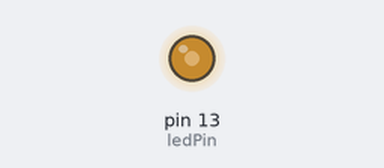
The sketch below on a simulated Arduino Uno, built with avr-gcc and run on an emulated ATmega328P. Shown: output pins drawn as LEDs (lit = HIGH).

Above: at 0.1 s.
Timing chart, 0 to 1.6 s (numbered marks = the images above):
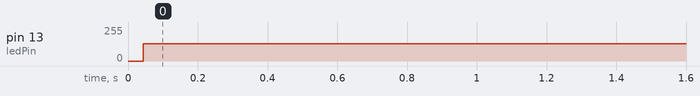

Measured:
- by itself, pin 13 (ledPin): 0/255 → 128/255 at 0.04 s

The sketch:

delayMicroseconds_programm.ino
```cpp
int ledPin = 13;                 // Arduino Uno引脚13接有LED
void setup()
{
  pinMode(ledPin, OUTPUT);      // 将LED连接引脚设置为输出模式
}

void loop()
{
  digitalWrite(ledPin, HIGH);   // 点亮LED
  delayMicroseconds(1000);                  // 等待10000微秒
  digitalWrite(ledPin, LOW);    // 熄灭LED
  delayMicroseconds(1000);                   // 等待10000微秒
}
```
